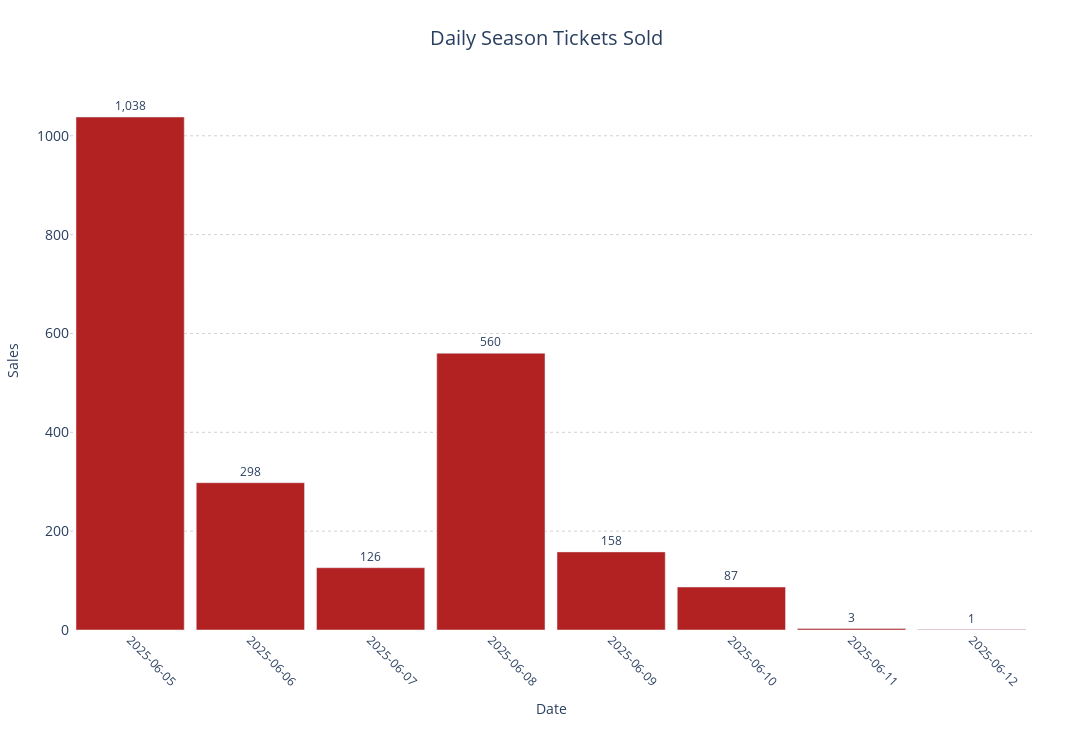

Notebook cell for this chart:
### Code cell
def plot_daily_sales_plotly(df, date_column, font_size=12, y_shift=8):
    df = df.copy()

    # Ensure datetime only if not already
    if not pd.api.types.is_datetime64_any_dtype(df[date_column]):
        df[date_column] = pd.to_datetime(df[date_column], errors='coerce')

    # Filter dates >= 2025-06-05
    df = df[df[date_column] >= pd.to_datetime("2025-06-05")]

    # Group by date only (not full datetime)
    df['date_only'] = df[date_column].dt.date

    grouped = (
        df.groupby('date_only')
        .size()
        .reset_index(name="Total_Sales")
        .sort_values('date_only')
    )

    # Convert date_only to string format for x-axis
    grouped['period_label'] = grouped['date_only'].astype(str)

    # Plotly figure
    fig = go.Figure()

    # Bar chart
    fig.add_trace(go.Bar(
        x=grouped['period_label'],
        y=grouped['Total_Sales'],
        name='Daily Sales',
        marker_color='firebrick',
        text=[f"{val:,}" for val in grouped['Total_Sales']],  # Pre-create formatted text
        textposition='outside',
        textfont=dict(size=font_size)
    ))

    # Layout
    fig.update_layout(
        title=dict(
            text='Daily Season Tickets Sold',
            font=dict(size=20),
            x=0.5
        ),
        xaxis=dict(
            title='Date',
            tickmode='array',
            tickvals=grouped['period_label'],
            ticktext=grouped['period_label'],
            tickangle=45,
            tickfont=dict(size=12)
        ),
        yaxis=dict(
            title='Sales',
            tickfont=dict(size=14),
            gridcolor='lightgrey',
            griddash='dot'
        ),
        bargap=0.1,
        height=750,
        width=1400,
        margin=dict(l=60, r=60, t=90, b=120),
        plot_bgcolor='white',
        paper_bgcolor='white',
        showlegend=False
    )

    fig.show()

# Call
plot_daily_sales_plotly(perc, date_column='sale_date', font_size=12, y_shift=10)

### Figure 1 — Plotly figure (JSON) as saved in the notebook; plotly's stock layout.template omitted (floating-point values rounded to 4 significant figures)
{"data": [{"marker": {"color": "firebrick"}, "name": "Daily Sales", "text": ["1,038", "298", "126", "560", "158", "87", "3", "1"], "textfont": {"size": 12}, "textposition": "outside", "type": "bar", "x": ["2025-06-05", "2025-06-06", "2025-06-07", "2025-06-08", "2025-06-09", "2025-06-10", "2025-06-11", "2025-06-12"], "y": [1038, 298, 126, 560, 158, 87, 3, 1]}], "layout": {"bargap": 0.1, "height": 750, "margin": {"b": 120, "l": 60, "r": 60, "t": 90}, "paper_bgcolor": "white", "plot_bgcolor": "white", "showlegend": false, "title": {"font": {"size": 20}, "text": "Daily Season Tickets Sold", "x": 0.5}, "width": 1400, "xaxis": {"tickangle": 45, "tickfont": {"size": 12}, "tickmode": "array", "ticktext": ["2025-06-05", "2025-06-06", "2025-06-07", "2025-06-08", "2025-06-09", "2025-06-10", "2025-06-11", "2025-06-12"], "tickvals": ["2025-06-05", "2025-06-06", "2025-06-07", "2025-06-08", "2025-06-09", "2025-06-10", "2025-06-11", "2025-06-12"], "title": {"text": "Date"}}, "yaxis": {"gridcolor": "lightgrey", "griddash": "dot", "tickfont": {"size": 14}, "title": {"text": "Sales"}}}}
